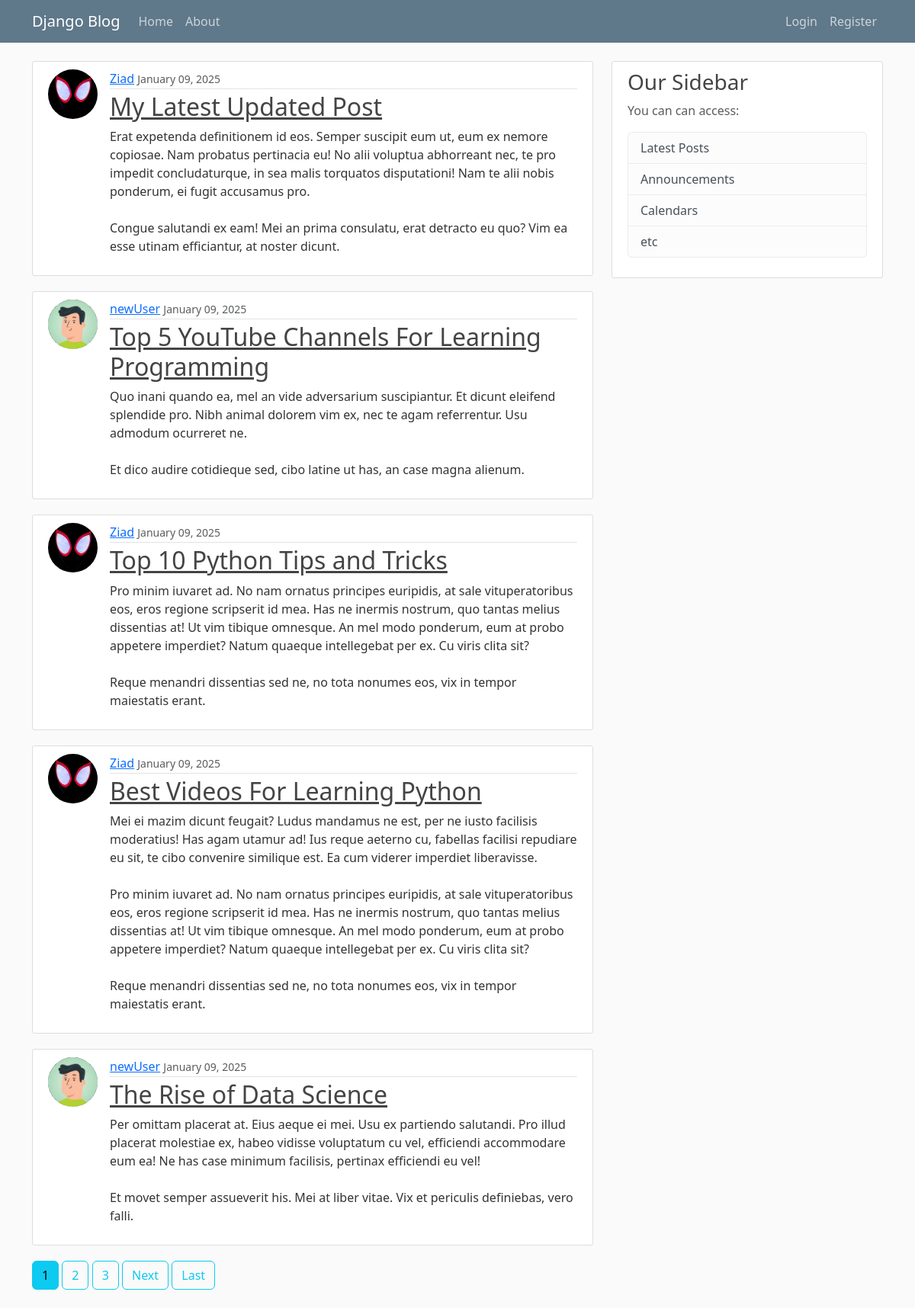
The page / on the database its author committed.
### blog/models.py (models this page shows, shortened)
class Post(models.Model):
    title=models.CharField(max_length=100)
    content=models.TextField()
    date_posted=models.DateTimeField(default=timezone.now)
    author=models.ForeignKey(User,on_delete=models.CASCADE)

### users/models.py (models this page shows, shortened)
class Profile(models.Model):
    user = models.OneToOneField(User, on_delete=models.CASCADE)
    image=models.ImageField(default='default.jpg',upload_to='profile_pics')

### blog/views.py (the view)
# urls.py: path('', PostListView.as_view(),name='blog-home'),
class PostListView(ListView):
    model= Post
    template_name='blog/home.html' #<app>/<model>_<viewtype>.html
    context_object_name='posts'
    ordering=['-date_posted']
    paginate_by=5

### blog/templates/blog/home.html (shortened to what this page needs)
{% extends "blog/base.html" %} {% block content %} {% for post in posts %}
<article class="media content-section d-flex">
  <img
      class="rounded-circle article-img object-fit-cover"
      src="{{ post.author.profile.image.url }}"
    />
  <div class="media-body">
    <div class="article-metadata">
      <a class="mr-2" href="{% url 'user-posts' post.author.username %}">{{ post.author }}</a>
      <small class="text-muted">{{ post.date_posted|date:"F d, Y" }}</small>
    </div>
    <h2><a class="article-title" href="{% url 'post-detail' post.id %}">{{ post.title }}</a></h2>
    <p class="article-content">{{ post.content }}</p>
  </div>
</article>
{%endfor%}
{% if is_paginated %}
{% for num in page_obj.paginator.page_range %}
  {%if page_obj.number == num %}
    <a href="?page={{num}}" class="btn btn-info mb-4">{{num}}</a>
    {%elif num > page_obj.number|add:'-3' and num < page_obj.number|add:'3' %}
    <a href="?page={{num}}" class="btn btn-outline-info mb-4">{{num}}</a>
  {%endif%}
{%endfor%}
{%if page_obj.has_next %}
<a href="?page={{page_obj.next_page_number}}" class="btn btn-outline-info mb-4">Next</a>
  <a href="?page={{page_obj.paginator.num_pages}}" class="btn btn-outline-info mb-4">Last</a>
{%endif%}
{%endif%}
{% endblock content %}

### blog/templates/blog/base.html (shortened to what this page needs)
{% load static %}
<!DOCTYPE html>
<html lang="en">
  <head>
    <link
      href="https://cdn.jsdelivr.net/npm/bootstrap@5.3.3/dist/css/bootstrap.min.css"
      rel="stylesheet"
    />
    <link rel="stylesheet" href="{% static 'blog/main.css' %}">
  </head>
  <body>
    <header class="site-header">
      <nav class="navbar navbar-expand-md navbar-dark bg-steel fixed-top">
        <div class="container">
          <a class="navbar-brand mr-4" href="{% url 'blog-home' %}"
            >Django Blog</a
          >
          <div class="flex justify-content-between collapse navbar-collapse " id="navbarToggle">
            <div class="navbar-nav mr-auto">
              <a class="nav-item nav-link" href="{% url 'blog-home' %}">Home</a>
              <a class="nav-item nav-link" href="{% url 'blog-about' %}"
                >About</a
              >
            </div>
            <div class="navbar-nav">
              {%if user.is_authenticated %}
              <a class="nav-item nav-link" href="{% url 'post-create' %}">New Post</a>
              <a class="nav-item nav-link" href="{% url 'profile' %}">Profile</a>
              <form method="post" action="{% url 'logout' %}">
                {% csrf_token %}
                <button type="submit" class="nav-item nav-link">Logout</button>
            </form>
              {%else%}
              <a class="nav-item nav-link" href="{% url 'login' %}">Login</a>
              <a class="nav-item nav-link" href="{% url 'register' %}">Register</a>
              {%endif%}
            </div>
          </div>
        </div>
      </nav>
    </header>
    <main role="main" class="container">
        <div class="row">
          <div class="col-md-8">
            {% block content %}{% endblock %}
          </div>
          <div class="col-md-4">
            <div class="content-section">
              <h3>Our Sidebar</h3>
              <p class='text-muted'>You can can access:
                <ul class="list-group">
                  <li class="list-group-item list-group-item-light">Latest Posts</li>
                  <li class="list-group-item list-group-item-light">Announcements</li>
                  <li class="list-group-item list-group-item-light">Calendars</li>
                  <li class="list-group-item list-group-item-light">etc</li>
                </ul>
              </p>
            </div>
          </div>
        </div>
      </main>
  </body>
</html>

### blog/static/blog/main.css (style rules this page uses)
body { background: #fafafa; color: #333333; margin-top: 5rem; }
h1, h2, h3, h4, h5, h6 { color: #444444; }
ul { margin: 0; }
.bg-steel { background-color: #5f788a; }
.site-header .navbar-nav .nav-link { color: #cbd5db; }
.content-section { background: #ffffff; padding: 10px 20px; border: 1px solid #dddddd; border-radius: 3px; margin-bottom: 20px; }
.article-title { color: #444444; }
.article-content { white-space: pre-line; }
.article-img { height: 65px; width: 65px; margin-right: 16px; }
.article-metadata { padding-bottom: 1px; margin-bottom: 4px; border-bottom: 1px solid #e3e3e3 }

### rows shown on the page
Post: author.profile.image (picture), author "Ziad", date_posted "January 09, 2025", title "My Latest Updated Post", content "Erat expetenda definitionem id eos. Semper suscipit eum ut, eum ex nemore copiosae. Nam probatus pertinacia eu! No alii voluptua abhorreant nec, te pro impedit concludaturque, in sea malis torquatos disputationi! Nam te alii nobis ponderum, ei fugit accusamus pro. Congue salutandi ex eam! Mei an prima consulatu, erat detracto eu quo? Vim ea esse utinam efficiantur, at noster dicunt."
Post: author.profile.image (placeholder picture), author "newUser", date_posted "January 09, 2025", title "Top 5 YouTube Channels For Learning Programming", content "Quo inani quando ea, mel an vide adversarium suscipiantur. Et dicunt eleifend splendide pro. Nibh animal dolorem vim ex, nec te agam referrentur. Usu admodum ocurreret ne. Et dico audire cotidieque sed, cibo latine ut has, an case magna alienum."
Post: author.profile.image (picture), author "Ziad", date_posted "January 09, 2025", title "Top 10 Python Tips and Tricks", content "Pro minim iuvaret ad. No nam ornatus principes euripidis, at sale vituperatoribus eos, eros regione scripserit id mea. Has ne inermis nostrum, quo tantas melius dissentias at! Ut vim tibique omnesque. An mel modo ponderum, eum at probo appetere imperdiet? Natum quaeque intellegebat per ex. Cu viris clita sit? Reque menandri dissentias sed ne, no tota nonumes eos, vix in tempor maiestatis erant."
Post: author.profile.image (picture), author "Ziad", date_posted "January 09, 2025", title "Best Videos For Learning Python", content "Mei ei mazim dicunt feugait? Ludus mandamus ne est, per ne iusto facilisis moderatius! Has agam utamur ad! Ius reque aeterno cu, fabellas facilisi repudiare eu sit, te cibo convenire similique est. Ea cum viderer imperdiet liberavisse. Pro minim iuvaret ad. No nam ornatus principes euripidis, at sale vituperatoribus eos, eros regione scripserit id mea. Has ne inermis nostrum, quo tantas melius dissentias at! Ut vim tibique omnesque. An mel modo ponderum, eum at probo appetere imperdiet? Natum quaeque intellegebat per ex. Cu viris clita sit? Reque menandri dissentias sed ne, no tota nonumes eos, vix in tempor maiestatis erant."
Post: author.profile.image (placeholder picture), author "newUser", date_posted "January 09, 2025", title "The Rise of Data Science", content "Per omittam placerat at. Eius aeque ei mei. Usu ex partiendo salutandi. Pro illud placerat molestiae ex, habeo vidisse voluptatum cu vel, efficiendi accommodare eum ea! Ne has case minimum facilisis, pertinax efficiendi eu vel! Et movet semper assueverit his. Mei at liber vitae. Vix et periculis definiebas, vero falli."

### other values the page prints
{{ num }} "1"
{{ num }} "2" "3"
